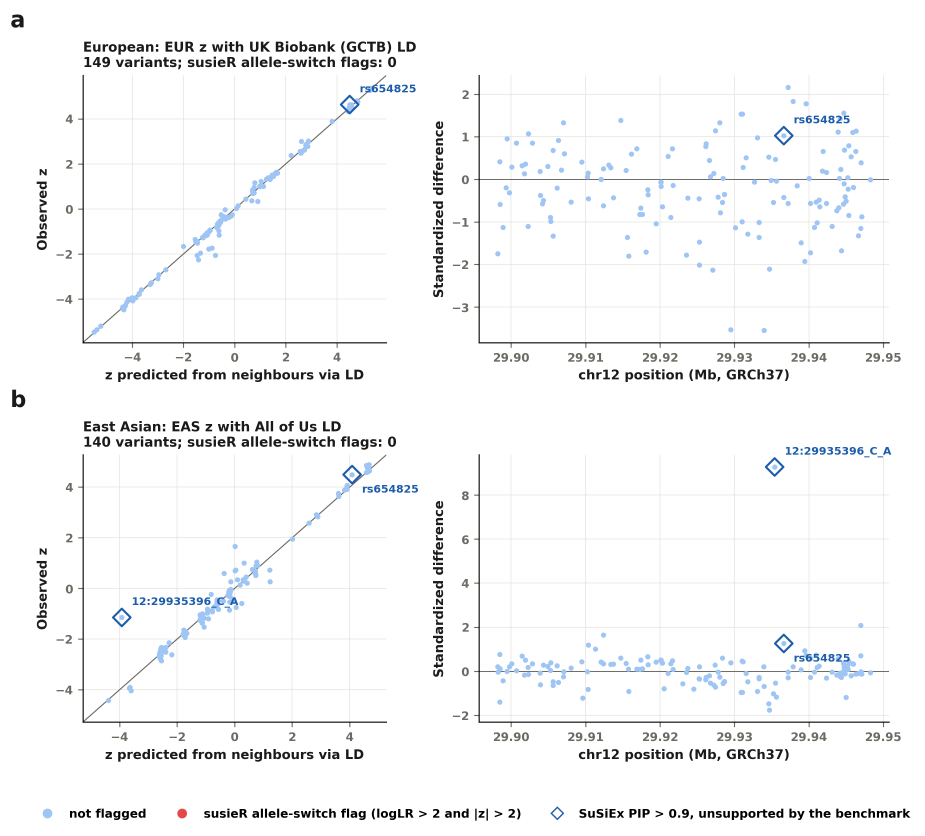
#> input picture multi_ancestry/metrics/figures/v2/supp_kriging_chr12_29898169.png, 2775 x 2506 px, found by its file name (shown at 1/3 size)
$ python compose_supp8.py
#> lines starting #> are read from the running program, lines starting #| are printed output that depends on the picture
### figures/paths.py
"""Where the figures and tables are written (and the composites read their panels from).

Defaults to output/ next to this file. Set FIG_OUT to write everything to another directory
instead. The two hand-made panels live in hand_made/; make_figures.sh copies them into the output directory.
"""
import os

HERE = os.path.dirname(os.path.abspath(__file__))
V2 = os.path.abspath(os.environ.get("FIG_OUT", os.path.join(HERE, "output")))
HAND_MADE = os.path.join(HERE, "hand_made")


def bold_font(size):
    """Panel-letter font for the compose_*.py composites: Arial Bold if installed (BOLD_FONT overrides),
    else matplotlib's bundled DejaVu Sans Bold, so the composites also build off macOS."""
    from PIL import ImageFont
    for f in (os.environ.get("BOLD_FONT", ""), "/System/Library/Fonts/Supplemental/Arial Bold.ttf",
              "/usr/share/fonts/truetype/msttcorefonts/Arial_Bold.ttf"):
        if f and os.path.exists(f):
            return ImageFont.truetype(f, size)
    import matplotlib
    return ImageFont.truetype(os.path.join(matplotlib.get_data_path(), "fonts", "ttf", "DejaVuSans-Bold.ttf"), size)

### figures/compose_supp8.py
#!/usr/bin/env python3
"""Supplementary Fig. 8 composite: kriging at the Fig. 2b locus (a EUR, b EAS; plot_supp_kriging.py) on top, and the in-CS
precision-recall of Fig. 1b with the high-s loci removed (c; plot_sensfdr_curve.py --s-flag 0.01) below, at C_FRAC of
the width so its fonts match a/b. Panel c answers a co-author's round-3 comment: the high-PIP dip in SuSiEx's curve is the two calls at this locus, which has
the largest per-ancestry s of all 250 (EAS 0.076). Re-run after both plotting scripts."""
import os
from PIL import Image, ImageDraw, ImageFont

from paths import V2 as D
from paths import bold_font
TOP, BOT, OUT = "supp_kriging_chr12_29898169.png", "supp_pr_inCS_sflag.png", "supp_fig8_kriging_pr.png"
GAP, PAD = 60, 40
C_FRAC = 0.72   # c at full width set its fonts ~1.4x a/b's; this matches them


def rgb(f):
#> called with f = 'supp_kriging_chr12_29898169.png'
    i = Image.open(os.path.join(D, f)).convert("RGBA")
#> i is the input picture: PIL image 2775x2506 RGBA; mean R, G, B, A 247.1, 247.7, 248.3, 255
    bg = Image.new("RGBA", i.size, "white"); bg.alpha_composite(i)
#> after `bg = Image.new('RGBA', i.size, 'white')`: bg: PIL image 2775x2506 RGBA; every value is 255
    return bg.convert("RGB")


top, bot = rgb(TOP), rgb(BOT)
#> call 2 of rgb, with f = 'supp_pr_inCS_sflag.png'
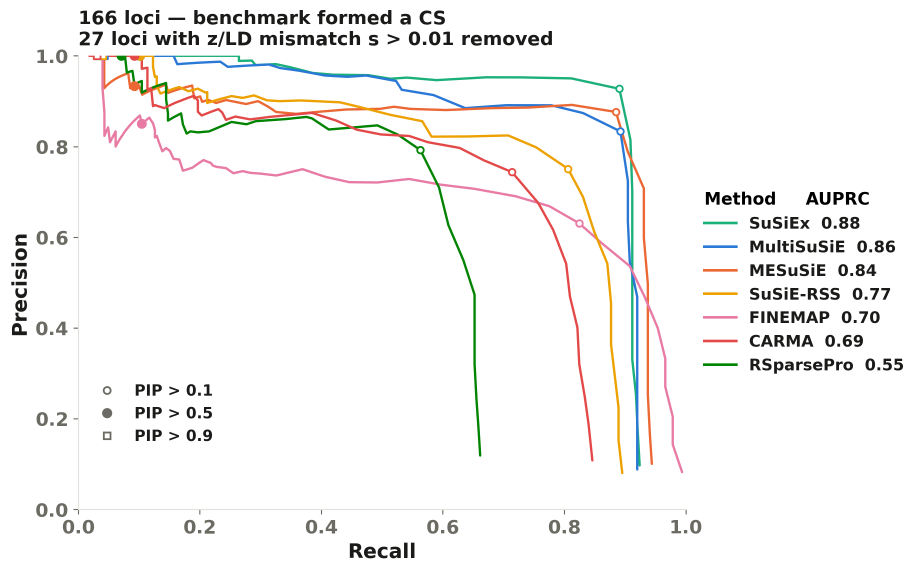
#> input picture multi_ancestry/metrics/figures/v2/supp_pr_inCS_sflag.png, 2761 x 1717 px, found by its file name (shown at 1/3 size)
#> in rgb, i is the input picture: PIL image 2761x1717 RGBA; mean R, G, B, A 246.2, 245.5, 244.5, 255
#> in rgb (call 2), `bg = Image.new('RGBA', i.size, 'white')`: bg: PIL image 2761x1717 RGBA; every value is 255
w = top.size[0]
#> w = 2775
wc = round(w * C_FRAC)
#> wc = 1998
bot = bot.resize((wc, round(bot.size[1] * wc / bot.size[0])), Image.LANCZOS)
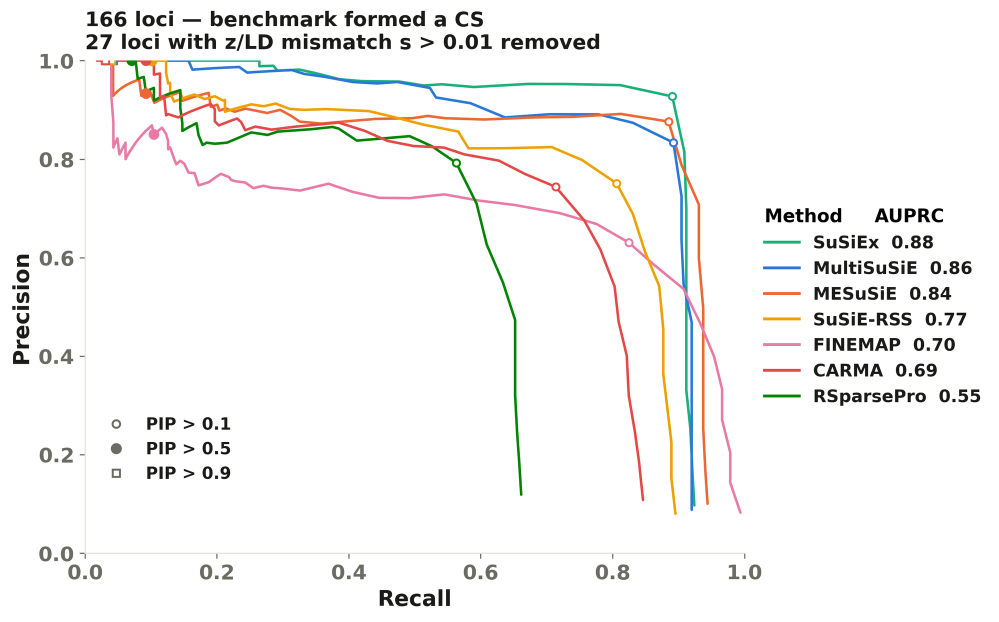
#> bot: PIL image 1998x1243 RGB (shown at 1/2 size); mean R, G, B 246.1, 245.4, 244.4
fig = Image.new("RGB", (w + 2 * PAD, top.size[1] + GAP + bot.size[1] + 2 * PAD), "white")
#> fig: PIL image 2855x3889 RGB; every value is 255
fig.paste(top, (PAD, PAD))
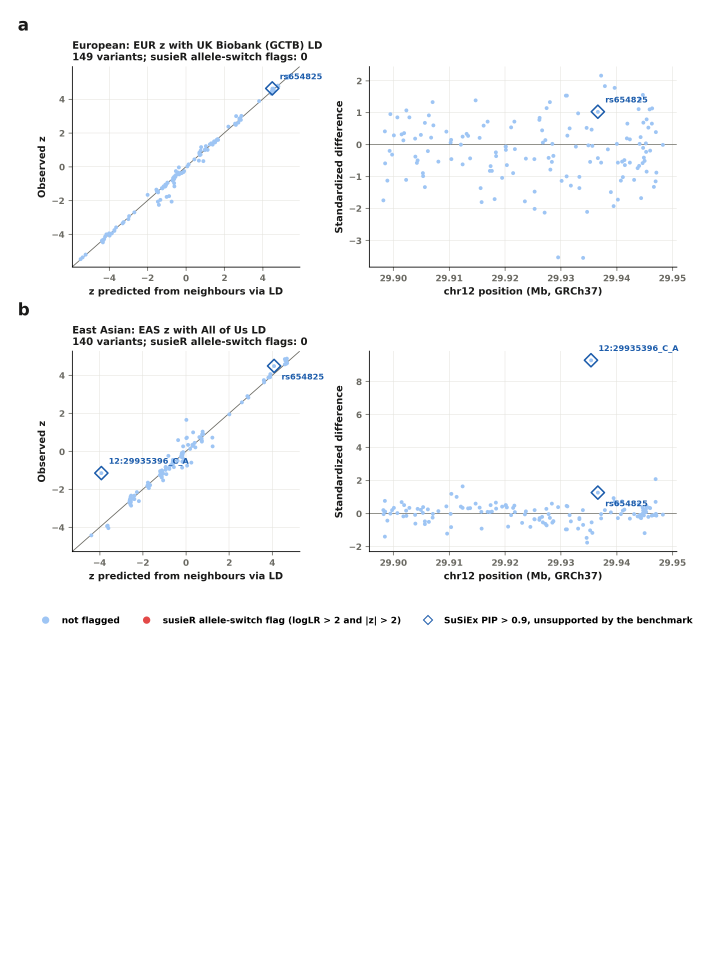
#> fig: PIL image 2855x3889 RGB (shown at 1/4 size); mean R, G, B 250, 250.4, 250.8
y = PAD + top.size[1] + GAP
#> y = 2606
fig.paste(bot, (PAD, y))
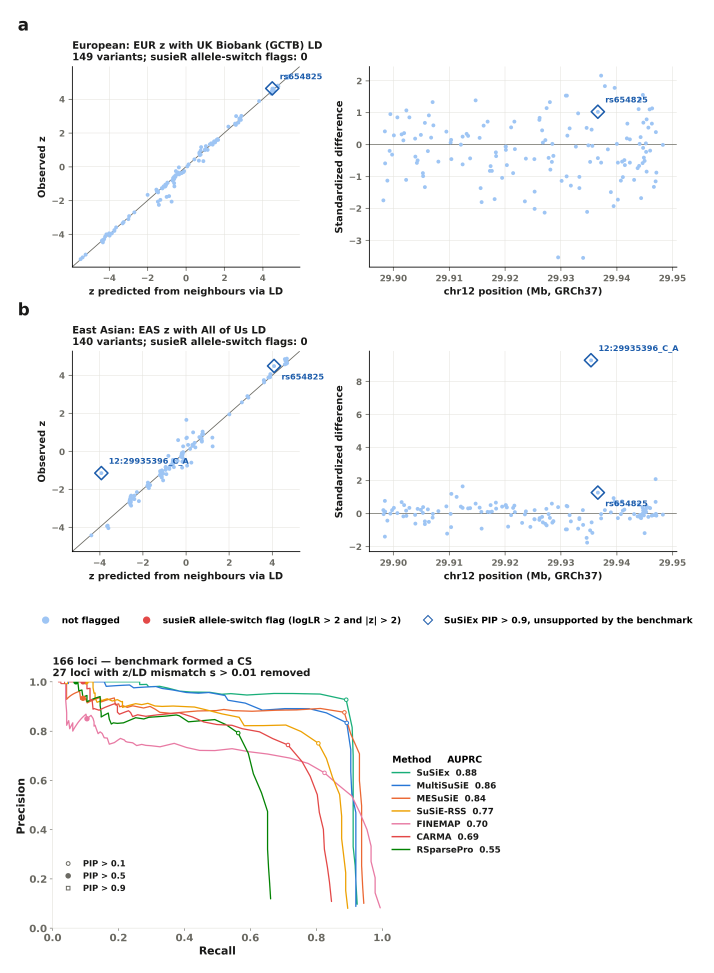
#> fig: PIL image 2855x3889 RGB (shown at 1/4 size); mean R, G, B 248, 248.2, 248.4
# same size and inset as the a/b labels drawn by plot_supp_kriging.py (16 pt at 300 dpi)
fb = bold_font(70)
ImageDraw.Draw(fig).text((PAD + 4, y - 10), "c", font=fb, fill="#1a1a1a")
fig.save(os.path.join(D, OUT), dpi=(300, 300))
print("wrote", OUT, fig.size)
#| wrote supp_fig8_kriging_pr.png (2855, 3889)
